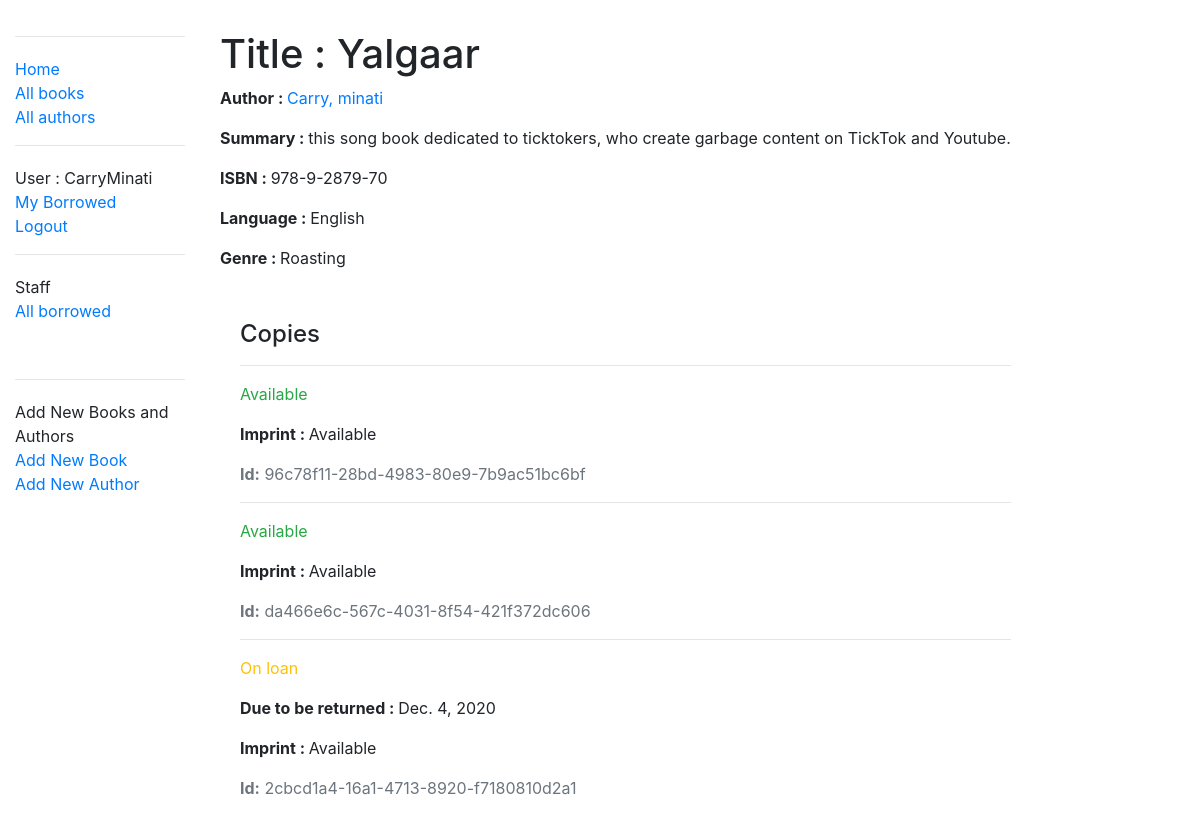
/catalog/book/2 (signed in), run on the app's committed database.
### catalog/models.py (models this page shows, shortened)
class Book(models.Model):
    title = models.CharField(max_length=200)
    author = models.ForeignKey('Author', on_delete=models.SET_NULL, null=True)
    summary = models.TextField(max_length=1000, help_text="Enter a brief description of the book")
    isbn = models.CharField('ISBN', max_length=13,
                            help_text='13 Character <a href="https://www.isbn-international.org/content/what-isbn'
                                      '">ISBN number</a>')
    genre = models.ManyToManyField(Genre, help_text="Select a genre for this book")
    language = models.ForeignKey('Language', on_delete=models.SET_NULL, null=True)
    def display_genre(self):
        """Creates a string for the Genre. This is required to display genre in Admin."""
        return ', '.join([genre.name for genre in self.genre.all()[:3]])
    display_genre.short_description = 'Genre'

class Author(models.Model):
    first_name = models.CharField(max_length=100)
    last_name = models.CharField(max_length=100)
    date_of_birth = models.DateField(null=True, blank=True)
    date_of_death = models.DateField('died', null=True, blank=True)
    class Meta:
        ordering = ['last_name', 'first_name']
    def __str__(self):
        return '{0}, {1}'.format(self.last_name, self.first_name)

class Language(models.Model):
    name = models.CharField(max_length=200,
                            help_text="Enter the book's natural language (e.g. English, French, Japanese etc.)")
    def __str__(self):
        return self.name

class Genre(models.Model):
    name = models.CharField(
        max_length=200,
        help_text="Enter a book genre (e.g. Science Fiction, French Poetry etc.)"
    )
    def __str__(self):
        return self.name

class BookInstance(models.Model):
    id = models.UUIDField(primary_key=True, default=uuid.uuid4,
                          help_text="Unique ID for this particular book across whole library")
    book = models.ForeignKey('Book', on_delete=models.SET_NULL, null=True)
    imprint = models.CharField(max_length=200)
    due_back = models.DateField(null=True, blank=True)
    borrower = models.ForeignKey(User, on_delete=models.SET_NULL, null=True, blank=True)
    LOAN_STATUS = (
        ('d', 'Maintenance'),
        ('o', 'On loan'),
        ('a', 'Available'),
        ('r', 'Reserved'),
    )
    status = models.CharField(
        max_length=1,
        choices=LOAN_STATUS,
        blank=True,
        default='d',
        help_text='Book availability')
    class Meta:
        ordering = ['due_back']
        permissions = (("can_mark_returned", "Set book as returned"),)

### catalog/views.py (the view, shortened to what this page needs)
# urls.py: path('book/<int:pk>', views.BookDetailView.as_view(), name='book-detail'),
class BookDetailView(generic.DetailView):
    model = Book

### catalog/templates/catalog/book_detail.html (shortened to what this page needs)
{% extends "base_generic.html" %}
{% block content %}
<div style="margin-left:20px;margin-top:30px">
    <h1>Title : {{ book.title }}</h1>
    <p><strong>Author : </strong> <a href=" ">{{ book.author }}</a></p>
    <p><strong>Summary : </strong> {{ book.summary }}</p>
    <p><strong>ISBN : </strong> {{ book.isbn }}</p>
    <p><strong>Language : </strong> {{ book.language }}</p>
    <p><strong>Genre : </strong> {{ book.genre.all|join:", " }}</p>
    <div style="margin-left:20px;margin-top:50px">
        <h4>Copies</h4>
        {% for copy in book.bookinstance_set.all %}
        <hr>
        <p class="{% if copy.status == 'a' %}text-success{% elif copy.status == 'm' %}text-danger{% else %}text-warning{% endif %}">
            {{ copy.get_status_display }} </p>
        {% if copy.status != 'a' %}
        <p><strong>Due to be returned : </strong> {{ copy.due_back }}</p>
        {% endif %}
        <p><strong>Imprint : </strong> {{ copy.imprint }}</p>
        <p class="text-muted"><strong>Id:</strong> {{ copy.id }}</p>
        {% endfor %}
    </div>
</div>
{% endblock %}

### catalog/templates/base_generic.html (shortened to what this page needs)
<!DOCTYPE html>
<html lang="en">
<head>
    <link rel="stylesheet" href="https://stackpath.bootstrapcdn.com/bootstrap/4.1.3/css/bootstrap.min.css"
>
    {% load static %}
    <link rel="stylesheet" href="{% static 'css/styles.css' %}">
</head>
<body>
<div class="container-fluid">
    <div class="row">
        <div class="col-sm-2" style="margin-top:20px">
            {% block sidebar %}
            <hr/>
            <ul class="sidebar-nav">
                <li><a href="{% url 'index' %}">Home</a></li>
                <li><a href="{% url 'books' %}">All books</a></li>
                <li><a href="{% url 'authors' %}">All authors</a></li>
            </ul>
            <hr/>
            <ul class="sidebar-nav">
                {% if user.is_authenticated %}
                <li>User : {{ user.get_username }}</li>
                <li><a href="{% url 'my-borrowed' %}">My Borrowed</a></li>
                <li><a href="{% url 'logout'%}?next={{request.path}}">Logout</a></li>
                {% else %}
                <li><a href="{% url 'login'%}?next={{request.path}}">Login</a></li>
                {% endif %}
            </ul>
            {% if user.is_staff %}
            <hr/>
            <ul class="sidebar-nav">
                <li>Staff</li>
                {% if perms.catalog.can_mark_returned %}
                <li><a href="{% url 'all-borrowed' %}">All borrowed</a></li>
                {% endif %}
            </ul>
            {% endif %}
            <br>
            {% if user.is_staff %}
            <hr/>
            <ul class="sidebar-nav">
                <li>Add New Books and Authors</li>
                <li><a href="{% url 'book_create' %}">Add New Book</a></li>
                <li><a href="{% url 'author_create' %}">Add New Author</a></li>
            </ul>
            {% endif %}
            {% endblock %}
        </div>
        {% block content %} {% endblock %}
    </div>
</body>
</html>

### catalog/static/CSS/styles.css (style rules this page uses)
.sidebar-nav { margin-top: 20px; padding: 0; list-style: none; }

### data on the page
Book: title "Yalgaar", author "Carry, minati", summary "this song book dedicated to ticktokers, who create garbage content on TickTok and Youtube.", isbn "978-9-2879-70", language "English", genre.all "Roasting"
BookInstance: status "Available", imprint "Available", id "96c78f11-28bd-4983-80e9-7b9ac51bc6bf"
BookInstance: status "Available", imprint "Available", id "da466e6c-567c-4031-8f54-421f372dc606"
BookInstance: status "On loan", due_back "Dec. 4, 2020", imprint "Available", id "2cbcd1a4-16a1-4713-8920-f7180810d2a1"

### other printed values
{{ user.get_username }} "CarryMinati"
